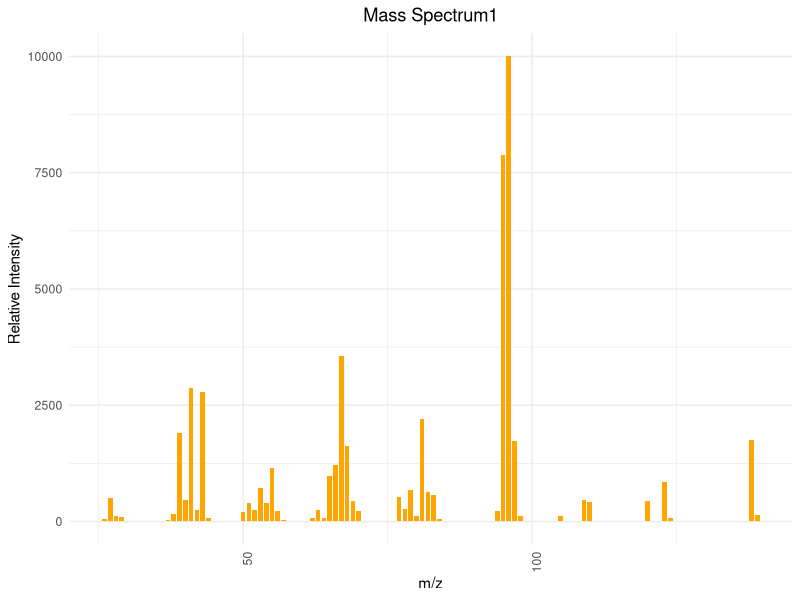
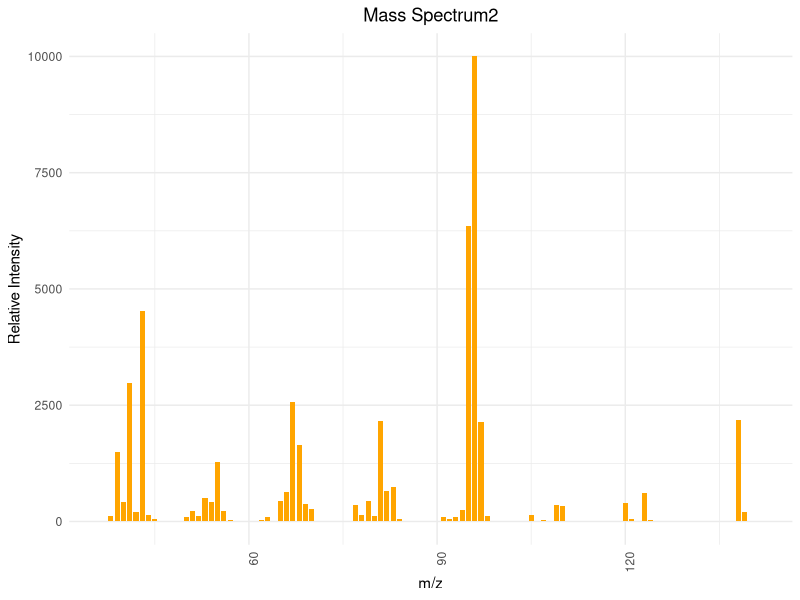

Recreate these plots in R, in order.
## ---- chunk 1
# 安装并加载所需的包
library(ggplot2)

# 图1
mz1 <- c(26, 27, 28, 29, 33, 37, 38, 39, 40, 41, 42, 43, 44, 46, 50, 51, 52, 53, 54, 55, 56, 57, 61, 62, 63, 64, 65, 66, 67, 68, 69, 70, 74, 77, 78, 79, 80, 81, 82, 83, 84, 94, 95, 96, 97, 98, 105, 109, 110, 120, 123, 124, 138, 139)
intensity1 <- c(50, 510, 120, 100, 10, 40, 170, 1910, 470, 2880, 250, 2790, 80, 10, 200, 400, 250, 730, 400, 1150, 230, 30, 20, 80, 250, 70, 980, 1220, 3560, 1620, 450, 230, 20, 530, 270, 680, 120, 2210, 640, 570, 50, 230, 7880, 9999, 1720, 110, 120, 470, 410, 430, 840, 80, 1750, 140)

data1 <- data.frame(mz1, intensity1)


ggplot(data1, aes(x=mz1, y=intensity1)) +
  geom_bar(stat="identity", fill="orange", width=0.8) + 
  theme_minimal() + 
  labs(title="Mass Spectrum1",
       x="m/z",
       y="Relative Intensity") + 
  theme(axis.text.x = element_text(angle = 90, hjust = 1), plot.title = element_text(hjust = 0.5))  

# 图2
mz2 <- c(37, 38, 39, 40, 41, 42, 43, 44, 45, 46, 47, 48, 50, 51, 52, 53, 54, 55, 56, 57, 58, 59, 61, 62, 63, 64, 65, 66, 67, 68, 69, 70, 71, 72, 74, 75, 76, 77, 78, 79, 80, 81, 82, 83, 84, 85, 88, 91, 92, 93, 94, 95, 96, 97, 98, 99, 103, 104, 105, 106, 107, 108, 109, 110, 111, 115, 119, 120, 121, 122, 123, 124, 134, 136, 137, 138, 139, 141)
intensity2 <- c(20, 110, 1490, 410, 2970, 210, 4520, 150, 50, 20, 10, 5, 90, 230, 120, 500, 420, 1280, 230, 30, 5, 5, 10, 40, 100, 20, 430, 640, 2560, 1640, 370, 260, 10, 5, 5, 5, 5, 350, 150, 430, 110, 2160, 660, 740, 50, 5, 5, 100, 60, 90, 250, 6350, 9999, 2140, 120, 5, 5, 5, 130, 10, 30, 5, 350, 340, 20, 5, 5, 400, 60, 10, 610, 40, 5, 10, 20, 2180, 210, 10)

data2 <- data.frame(mz2, intensity2)

ggplot(data2, aes(x=mz2, y=intensity2)) +
  geom_bar(stat="identity", fill="orange", width=0.8) + 
  theme_minimal() + 
  labs(title="Mass Spectrum2",
       x="m/z",
       y="Relative Intensity") + 
  theme(axis.text.x = element_text(angle = 90, hjust = 1), plot.title = element_text(hjust = 0.5))  

